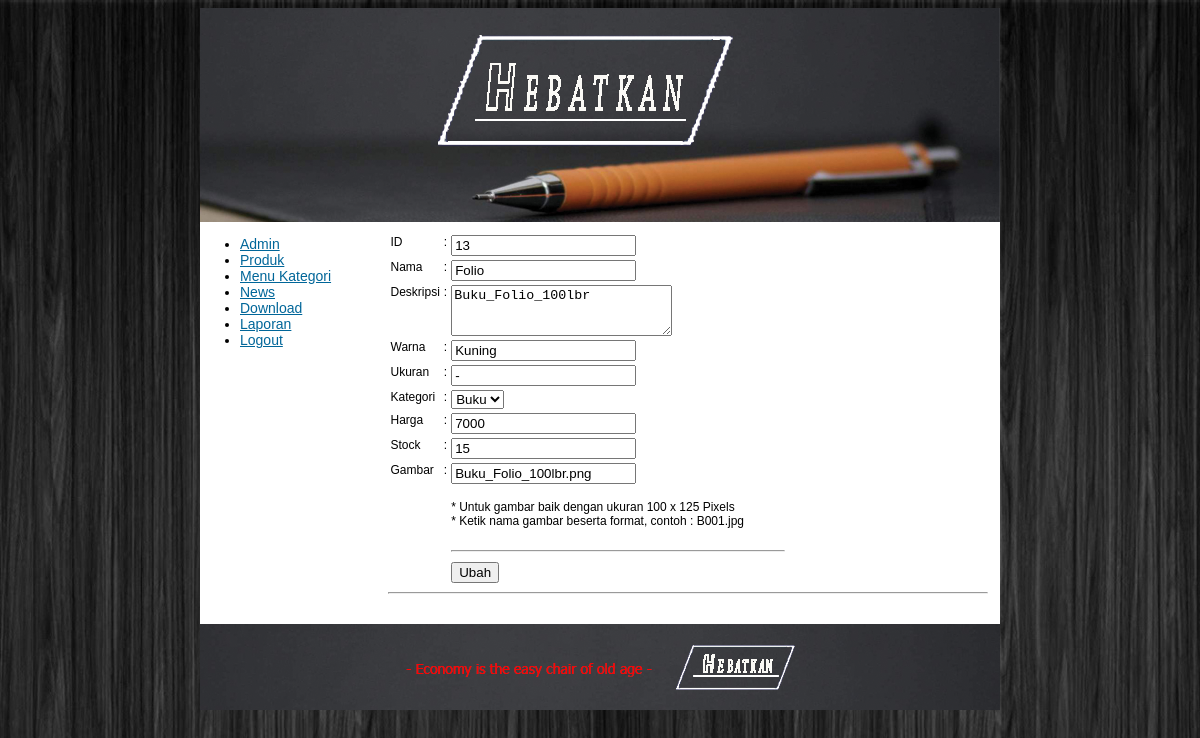
The page /Admin/produk_ubah.php?id=13 (signed in) on the database its author committed.
### tables this page shows
CREATE TABLE `barangtbl` (
  `id` int(11) NOT NULL,
  `nama` varchar(35) NOT NULL,
  `deskripsi` text NOT NULL,
  `warna` varchar(25) NOT NULL,
  `ukuran` varchar(15) NOT NULL,
  `kategori` varchar(25) NOT NULL,
  `harga` int(11) NOT NULL,
  `stock` int(11) NOT NULL,
  `gambar` varchar(50) NOT NULL
);

### Admin/produk_ubah_form.php (the view, shortened to what this page needs)
  <?php
  $perintah="select * from barangtbl where id='".$_GET['id']."'";
  $hasil=mysqli_query($GLOBALS["___mysqli_ston"], $perintah);
  $data=mysqli_fetch_array($hasil);
  $tampil_deskripsi=str_replace("<br>","\r\n",$data['deskripsi']);
  ?>
<form id="form1" name="form1" method="post" action="produk_ubah_proses.php">
  <table width="400" border="0" align="left">
    <tr>
      <td align="left" valign="top">ID</td>
      <td align="left" valign="top">:</td>
      <td align="left" valign="top"><label for="idtxt"></label>
      <input name="idtxt" type="text" id="idtxt" value="<?php echo $data['id'] ?>" readonly="readonly" /></td>
    </tr>
    <tr>
      <td width="10%" align="left" valign="top">Nama </td>
      <td width="1%" align="left" valign="top">:</td>
      <td width="89%" align="left" valign="top"><label>
        <input name="namatxt" type="text" id="namatxt" value="<?php echo $data['nama'] ?>" />
      </label>
        </span></td>
    </tr>
    <tr>
      <td align="left" valign="top">Deskripsi</td>
      <td align="left" valign="top">:</td>
      <td align="left" valign="top"><label></label>
        <label>
          <textarea name="destxt" cols="25" rows="3" id="destxt"/><?php echo "$tampil_deskripsi" ?>         </textarea>
        </label></td>
    </tr>
    <tr>
      <td align="left" valign="top">Warna</td>
      <td align="left" valign="top">:</td>
      <td align="left" valign="top"><label for="wrntxt"></label>
        <input type="text" name="wrntxt" id="wrntxt" value="<?php echo $data['warna'] ?>" /></td>
    </tr>
    <tr>
      <td align="left" valign="top">Ukuran</td>
      <td align="left" valign="top">:</td>
      <td align="left" valign="top"><label for="ukrtxt"></label>
        <input type="text" name="ukrtxt" id="ukrtxt" value="<?php echo $data['ukuran'] ?>" /></td>
    </tr>
    <tr>
      <td align="left" valign="top">Kategori</td>
      <td align="left" valign="top">:</td>
      <td align="left" valign="top"><label for="ktgtxt"></label>
        <select name="ktglist" size="1" id="ktglist">
          <option value="<?php echo $data['kategori'] ?>"><?php echo $data['kategori'] ?></option>
      </select></td>
    </tr>
    <tr>
      <td align="left" valign="top">Harga</td>
      <td align="left" valign="top">:</td>
      <td align="left" valign="top"><label for="hrgtxt"></label>
        <input type="text" name="hrgtxt" id="hrgtxt" value="<?php echo $data['harga'] ?> "/></td>
    </tr>
    <tr>
      <td align="left" valign="top">Stock</td>
      <td align="left" valign="top">:</td>
      <td align="left" valign="top"><label for="stktxt"></label>
        <input type="text" name="stktxt" id="stktxt" value="<?php echo $data['stock'] ?>" /></td>
    </tr>
    <tr>
      <td align="left" valign="top">Gambar</td>
      <td align="left" valign="top">:</td>
      <td align="left" valign="top"><label for="gbrtxt"></label>
        <input type="text" name="gbrtxt" id="gbrtxt" value="<?php echo $data['gambar'] ?>" /></td>
    </tr>
    <tr>
      <td align="left" valign="top">&nbsp;</td>
      <td align="left" valign="top">&nbsp;</td>
      <td align="left" valign="top"><p>* Untuk gambar baik dengan ukuran 100 x 125 Pixels<br />
        * Ketik nama gambar beserta format, contoh : B001.jpg</p></td>
    </tr>
    <tr>
      <td align="left" valign="top">&nbsp;</td>
      <td align="left" valign="top">&nbsp;</td>
      <td align="left" valign="top"><hr /></td>
    </tr>
    <tr>
      <td align="left" valign="top">&nbsp;</td>
      <td align="left" valign="top">&nbsp;</td>
      <td align="left" valign="top"><label>
        <input type="submit" name="Submit" value="Ubah" />
      </label>
        </span></td>
    </tr>
  </table>
</form>

### Admin/produk_ubah.php (style rules this page uses)
body { background-image: url(../Gambar/wall.jpg); }

### rows shown on the page
barangtbl: idtxt "13", namatxt "Folio", destxt "Buku_Folio_100lbr", wrntxt "Kuning", ukrtxt "-", ktglist "Buku", hrgtxt "7000", stktxt "15", gbrtxt "Buku_Folio_100lbr.png"
